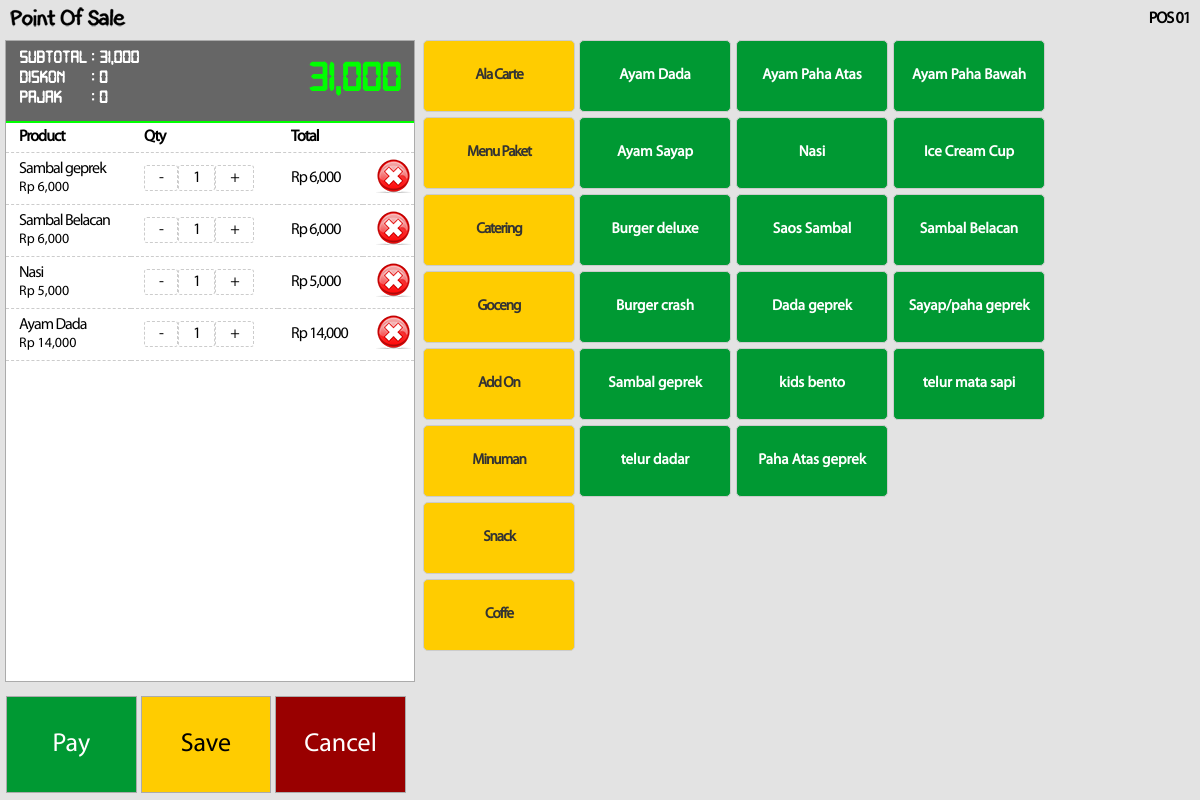
The page /pos.php (signed in) on the database as committed earlier.
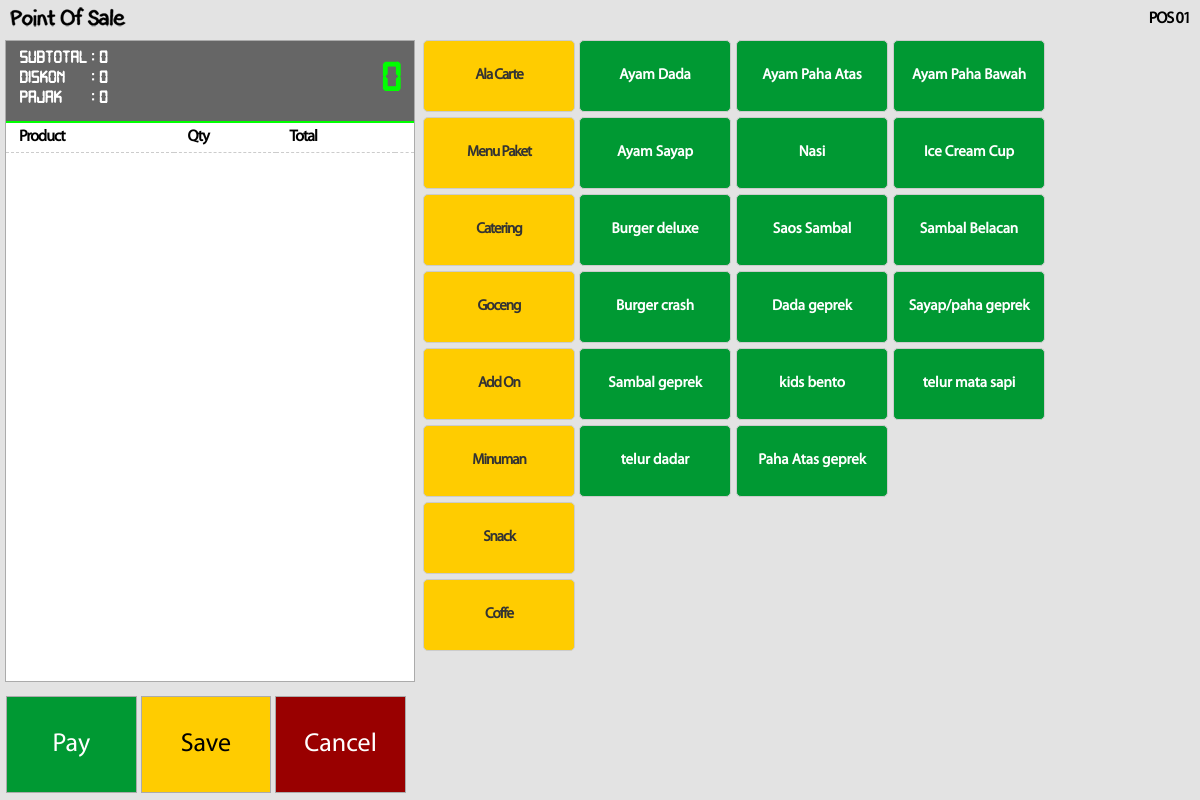
The same page on the database as committed later.
### tables this page shows
CREATE TABLE IF NOT EXISTS `ticket_item` (
  `ID` int(11) NOT NULL AUTO_INCREMENT,
  `TERMINAL` varchar(25) DEFAULT NULL,
  `ITEM_ID` int(11) DEFAULT NULL,
  `ITEM_COUNT` int(11) DEFAULT NULL,
  `ITEM_NAME` varchar(120) DEFAULT NULL,
  `CATEGORY_NAME` varchar(120) DEFAULT NULL,
  `ITEM_PRICE` double DEFAULT NULL,
  `DISCOUNT_RATE` double DEFAULT NULL,
  `SUB_TOTAL` double DEFAULT NULL,
  `DISCOUNT` double DEFAULT NULL,
  `TAX_AMOUNT` double DEFAULT NULL,
  `TOTAL_PRICE` double DEFAULT NULL,
  `NO_TRANSACTION` int(11) DEFAULT NULL,
  `SYNC` enum('Y','N') DEFAULT 'N',
  PRIMARY KEY (`ID`)
);

CREATE TABLE IF NOT EXISTS `menu_category` (
  `ID_CATEGORY` int(11) NOT NULL AUTO_INCREMENT,
  `CATEGORY_NAME` varchar(120) NOT NULL,
  `TRANSLATED_NAME` varchar(120) DEFAULT NULL,
  `VISIBLE` int(1) DEFAULT NULL,
  `SORT_ORDER` int(11) DEFAULT NULL,
  PRIMARY KEY (`ID_CATEGORY`)
);

CREATE TABLE IF NOT EXISTS `menu_item` (
  `ID_MENU_ITEM` int(11) NOT NULL AUTO_INCREMENT,
  `MENU_NAME` varchar(120) NOT NULL,
  `TRANSLATED_NAME` varchar(120) DEFAULT NULL,
  `BUY_PRICE` double NOT NULL,
  `PRICE` double NOT NULL,
  `DISCOUNT_RATE` double DEFAULT NULL,
  `VISIBLE` bit(1) DEFAULT NULL,
  `SORT_ORDER` int(11) DEFAULT NULL,
  `IMAGE` text,
  `SHOW_IMAGE_ONLY` int(1) DEFAULT NULL,
  `ID_CATEGORY` int(11) DEFAULT NULL,
  PRIMARY KEY (`ID_MENU_ITEM`)
);

### login_session.php (called while the page is built, shortened)
<?php
$terminal=$_SESSION['terminal'];
?>

### pos.php (the view, shortened to what this page needs)
<?php
include "login_session.php";
$id	 	= isset($_GET['id']) ? $_GET['id'] : 1;
$trs	= isset($_GET['trs']) ? $_GET['trs'] : '';
$query_cat = "select * from menu_category";
$query_cat = mysqli_query($connection,$query_cat);
$query_mn = "select * from menu_item where ID_CATEGORY = '$id'";
$query_mn = mysqli_query($connection,$query_mn);
$query_noid = mysqli_query($connection,"select trm.NO_TRANSACTION as NOU_ID from terminal trm where trm.TERMINAL = '$terminal'");
$rowid = mysqli_fetch_array($query_noid);
$notrans = $rowid['NOU_ID'] + 1;
$q_display = "select
sum(ttm.SUB_TOTAL) as SUBTOTAL,
sum(ttm.DISCOUNT) as DISCOUNT,
sum(ttm.TAX_AMOUNT) as TAX,
sum(ttm.TOTAL_PRICE) as AMOUNT
from ticket_item ttm
where
ttm.NO_TRANSACTION = '$notrans' and ttm.TERMINAL = '$terminal'";
$q_display = mysqli_query($connection,$q_display);
$rwdisp = mysqli_fetch_array($q_display);
$query_titem = "select * from ticket_item ttm where
				ttm.TERMINAL = '$terminal' and
				ttm.NO_TRANSACTION = '$notrans'
				order by ttm.ID desc";
$query_titem = mysqli_query($connection,$query_titem);
?>
<!DOCTYPE html PUBLIC "-//W3C//DTD XHTML s.0 Transitional//EN" "http://www.w3.org/TR/xhtml1/DTD/xhtml1-transitional.dtd">
<html xmlns="http://www.w3.org/1999/xhtml">
<head>
<link href="content/css/stylesheet.css" rel="stylesheet" type="text/css" />
</head>
<body onresize="resizeWindow()" onload="resizeWindow()">
<div class="header">
  <div class="label_header"><strong><?php echo "$terminal"; ?></strong></div>
<img src="content/images/logo-01.png" width="125" height="25" /></div>
<form action="" method="post">
<div class="navigation" id="navigation">
	<div class="navigationPanel" id="navigationPanel">
    <div class="pos-display">
    <table width="95%" align="center">
  <tr>
    <td width="15%" class="pos-display-text01">Subtotal</td>
    <td width="30%" class="pos-display-text01">: <span class="pos-display-text01"><?php $subtotal = number_format($rwdisp['SUBTOTAL']); echo "$subtotal" ?></span></td>
    <td rowspan="3" align="right"><div class="pos-display-text02">
      <?php $amount = number_format($rwdisp['AMOUNT']); echo "$amount" ?>
    </div></td>
  </tr>
  <tr class="pos-display-text01">
    <td class="pos-display-text01">Diskon</td>
    <td class="pos-display-text01">: <span class="pos-display-text01"><?php $discount = number_format($rwdisp['DISCOUNT']); echo "$discount" ?></span></td>
    </tr>
  <tr class="pos-display-text01">
    <td class="pos-display-text01">Pajak</td>
    <td class="pos-display-text01">: <span class="pos-display-text01"><?php $tax = number_format($rwdisp['TAX']); echo "$tax" ?></span></td>
    </tr>
    </table>
</div>
  <table width="100%" border="0" cellpadding="3" cellspacing="0" class="table-model-01">
    <tr class="text_content">
      <td class="label_header"><strong>Product</strong></td>
      <td class="label_header"><strong>Qty</strong></td>
      <td class="label_header"><strong>Total</strong></td>
      <td width="2%" align="center">&nbsp;</td>
    </tr>
    <?php while($rwitem = mysqli_fetch_array($query_titem)){ ?>
    <tr class="text_content_02">
      <td><div class="label_header"><?php echo"$rwitem[ITEM_NAME]" ?></div>
        <div>Rp
          <?php $item_price = number_format($rwitem['ITEM_PRICE']); echo "$item_price"; ?>
        </div></td>
      <td class="label_header"></a><a href="<?php echo"pos.php?id=$id&act=minitem&no=$rwitem[NO_TRANSACTION]&idm=$rwitem[ID]" ?>" class="pos-qty-box">-</a><a class="pos-qty-box"><?php echo"$rwitem[ITEM_COUNT]" ?></a><a href="<?php echo"pos.php?id=$id&act=additem&no=$rwitem[NO_TRANSACTION]&idm=$rwitem[ID]" ?>" class="pos-qty-box">+</a></td>
      <td class="label_header">Rp <?php $total_price = number_format($rwitem['TOTAL_PRICE']); echo "$total_price"; ?></td>
      <td align="center"><a href="<?php echo"?act=del&id=$id&idm=$rwitem[ID]" ?>"><img src="content/images/btn-delete.png" width="35" height="35"  style="border:0;" /></a></td>
    </tr>
    <?php } ?>
  </table>
  </div>
  <div class="clear"></div>
  <div>
    <input name="btn_pay" type="button" class="btn_settle" id="myBtn" value="Pay" />
    <input name="btn_save" type="submit" class="btn_save" id="submit2" value="Save"/>
    <input name="btn_cancel" type="submit" class="btn_close" id="submit" value="Cancel" />
  </div>
</div>
</form>
            <div class="content" id="content">
            <div class="contentPanel" id="contentPanel">
              <table width="100%">
                <tr>
                  <td width="10%" valign="top" class="label_header"><?php while($rwcat = mysqli_fetch_array($query_cat)){ ?>
                  <?php echo"<a href=\"?mod=$trs&id=$rwcat[ID_CATEGORY]\" class=\"menu_category\">$rwcat[CATEGORY_NAME]</a> "; } ?></td>
                  <td width="80%" valign="top" ><?php while($rwmn = mysqli_fetch_array($query_mn)){ ?>
                  <?php echo"<a href=\"?id=$id&act=add&idm=$rwmn[ID_MENU_ITEM]\" class=\"menu_item\">$rwmn[MENU_NAME]</a> "; } ?></td>
                </tr>
              </table>
</div>
            <div class="clear"></div>
</body>
</html>

Rows that differ between the two databases and show on the page:
removed ticket_item: ITEM_NAME "Sambal geprek", ITEM_PRICE "6,000", ITEM_COUNT "1", TOTAL_PRICE "6,000"
removed ticket_item: ITEM_NAME "Sambal Belacan", ITEM_PRICE "6,000", ITEM_COUNT "1", TOTAL_PRICE "6,000"
removed ticket_item: ITEM_NAME "Nasi", ITEM_PRICE "5,000", ITEM_COUNT "1", TOTAL_PRICE "5,000"
removed ticket_item: ITEM_NAME "Ayam Dada", ITEM_PRICE "14,000", ITEM_COUNT "1", TOTAL_PRICE "14,000"
Other text that changed with them:
$subtotal: "31,000" → "0"
$amount: "31,000" → "0"
